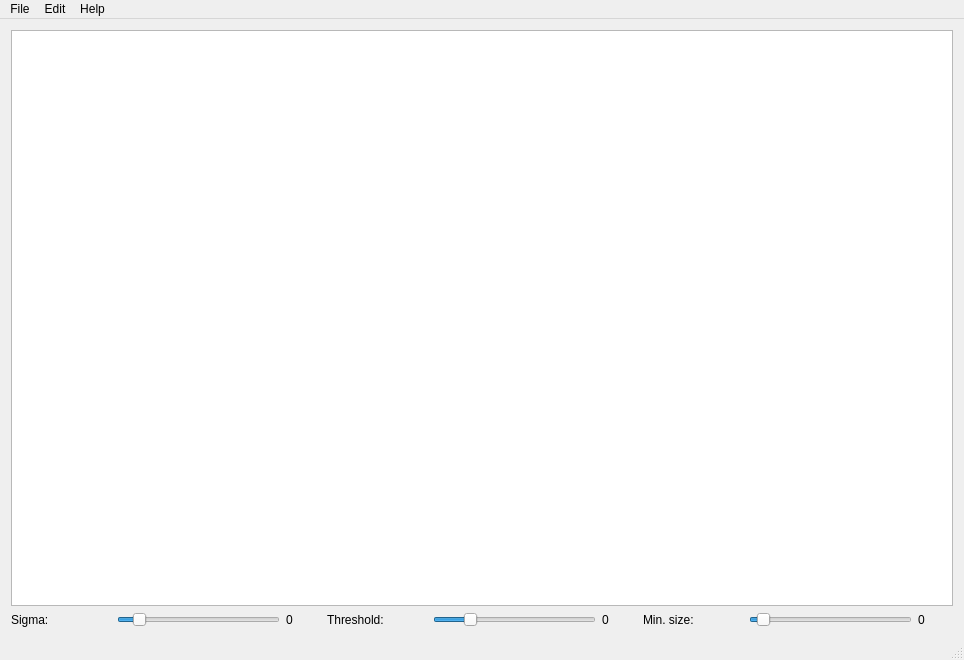
<?xml version="1.0" encoding="UTF-8"?>
<ui version="4.0">
 <class>MainWindow</class>
 <widget class="QMainWindow" name="MainWindow">
  <property name="geometry">
   <rect>
    <x>0</x>
    <y>0</y>
    <width>964</width>
    <height>660</height>
   </rect>
  </property>
  <property name="windowTitle">
   <string>Efficient Graph-Based Image Segmentation</string>
  </property>
  <widget class="QWidget" name="centralWidget">
   <property name="enabled">
    <bool>true</bool>
   </property>
   <property name="minimumSize">
    <size>
     <width>0</width>
     <height>0</height>
    </size>
   </property>
   <property name="layoutDirection">
    <enum>Qt::LeftToRight</enum>
   </property>
   <layout class="QVBoxLayout" name="verticalLayout_2">
    <item>
     <layout class="QVBoxLayout" name="verticalLayout">
      <item>
       <widget class="QGraphicsView" name="graphicsViewTo"/>
      </item>
      <item>
       <layout class="QHBoxLayout" name="settings">
        <item>
         <widget class="QLabel" name="label">
          <property name="minimumSize">
           <size>
            <width>100</width>
            <height>0</height>
           </size>
          </property>
          <property name="text">
           <string>Sigma:</string>
          </property>
         </widget>
        </item>
        <item>
         <widget class="QSlider" name="sigmaSlider">
          <property name="maximum">
           <number>100</number>
          </property>
          <property name="pageStep">
           <number>1</number>
          </property>
          <property name="value">
           <number>10</number>
          </property>
          <property name="orientation">
           <enum>Qt::Horizontal</enum>
          </property>
         </widget>
        </item>
        <item>
         <widget class="QLabel" name="sigmaVal">
          <property name="minimumSize">
           <size>
            <width>35</width>
            <height>0</height>
           </size>
          </property>
          <property name="text">
           <string>0</string>
          </property>
         </widget>
        </item>
        <item>
         <widget class="QLabel" name="label_2">
          <property name="minimumSize">
           <size>
            <width>100</width>
            <height>0</height>
           </size>
          </property>
          <property name="text">
           <string>Threshold:</string>
          </property>
         </widget>
        </item>
        <item>
         <widget class="QSlider" name="thresholdSlider">
          <property name="maximum">
           <number>1000</number>
          </property>
          <property name="value">
           <number>200</number>
          </property>
          <property name="orientation">
           <enum>Qt::Horizontal</enum>
          </property>
         </widget>
        </item>
        <item>
         <widget class="QLabel" name="thresholdVal">
          <property name="minimumSize">
           <size>
            <width>35</width>
            <height>0</height>
           </size>
          </property>
          <property name="text">
           <string>0</string>
          </property>
         </widget>
        </item>
        <item>
         <widget class="QLabel" name="label_3">
          <property name="minimumSize">
           <size>
            <width>100</width>
            <height>0</height>
           </size>
          </property>
          <property name="text">
           <string>Min. size:</string>
          </property>
         </widget>
        </item>
        <item>
         <widget class="QSlider" name="minSizeSlider">
          <property name="maximum">
           <number>1000</number>
          </property>
          <property name="value">
           <number>50</number>
          </property>
          <property name="orientation">
           <enum>Qt::Horizontal</enum>
          </property>
         </widget>
        </item>
        <item>
         <widget class="QLabel" name="minSizeVal">
          <property name="minimumSize">
           <size>
            <width>35</width>
            <height>0</height>
           </size>
          </property>
          <property name="text">
           <string>0</string>
          </property>
         </widget>
        </item>
       </layout>
      </item>
     </layout>
    </item>
   </layout>
  </widget>
  <widget class="QMenuBar" name="menuBar">
   <property name="geometry">
    <rect>
     <x>0</x>
     <y>0</y>
     <width>964</width>
     <height>21</height>
    </rect>
   </property>
   <widget class="QMenu" name="menuFile">
    <property name="title">
     <string>File</string>
    </property>
    <addaction name="actionOpen"/>
    <addaction name="actionSave_segmented_as"/>
    <addaction name="actionQuit"/>
   </widget>
   <widget class="QMenu" name="menuEdit">
    <property name="title">
     <string>Edit</string>
    </property>
    <addaction name="actionShow_original"/>
   </widget>
   <widget class="QMenu" name="menuHelp">
    <property name="title">
     <string>Help</string>
    </property>
    <addaction name="actionAbout"/>
   </widget>
   <addaction name="menuFile"/>
   <addaction name="menuEdit"/>
   <addaction name="menuHelp"/>
  </widget>
  <widget class="QStatusBar" name="statusBar"/>
  <action name="actionOpen">
   <property name="text">
    <string>Open...</string>
   </property>
   <property name="shortcut">
    <string>Ctrl+O</string>
   </property>
  </action>
  <action name="actionShow_original">
   <property name="checkable">
    <bool>true</bool>
   </property>
   <property name="text">
    <string>Show original</string>
   </property>
   <property name="shortcut">
    <string>Space</string>
   </property>
  </action>
  <action name="actionSave_segmented_as">
   <property name="text">
    <string>Save segmented as...</string>
   </property>
   <property name="shortcut">
    <string>Ctrl+S</string>
   </property>
  </action>
  <action name="actionAbout">
   <property name="text">
    <string>About</string>
   </property>
   <property name="shortcut">
    <string>Ctrl+H</string>
   </property>
  </action>
  <action name="actionQuit">
   <property name="text">
    <string>Quit</string>
   </property>
  </action>
 </widget>
 <layoutdefault spacing="6" margin="11"/>
 <resources/>
 <connections/>
</ui>
